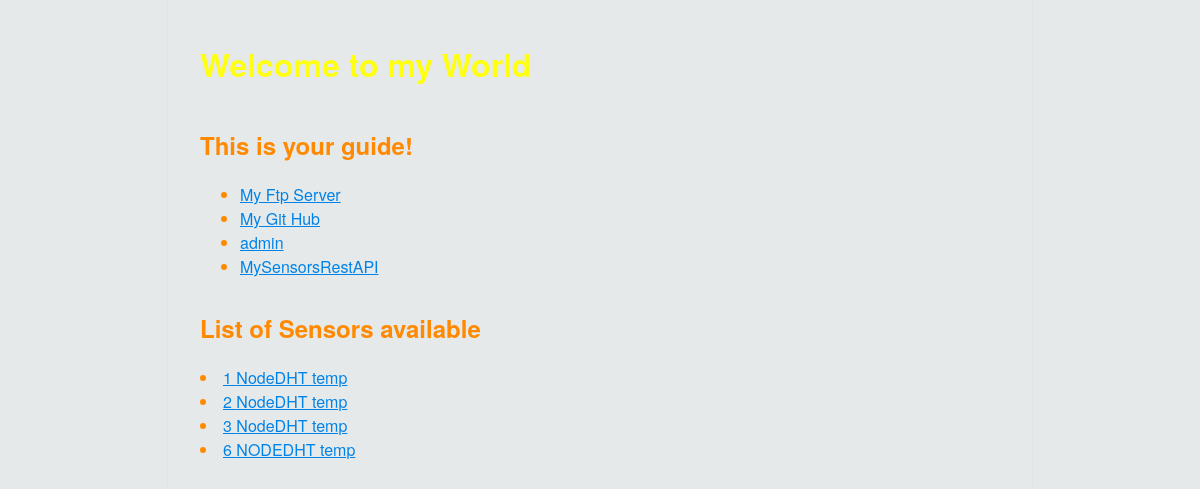
Before: / with the older database file.
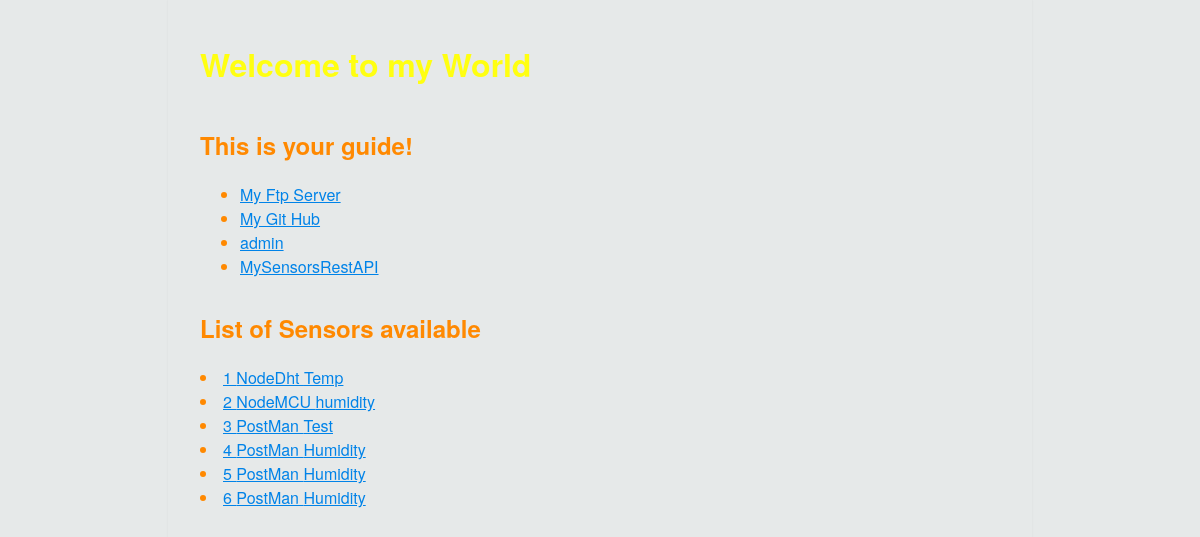
After: the same page with the newer database file.
### sensordata/models.py (models this page shows, shortened)
class Sensor(models.Model):
    created = models.DateTimeField(auto_now_add=True)
    sensorid = models.CharField(max_length=100, blank=False,default='')
    valType = models.CharField(max_length=100, blank=False,default='')
    senseVal = models.TextField()
    owner = models.ForeignKey('auth.User', related_name='sensors', on_delete=models.CASCADE)

### sensordata/views.py (the view)
# urls.py: url(r'^$',sensieview.index,name='index'),
def index(request):
    sensors = Sensor.objects.all()
    serializer = sensorSerializer(sensors, many=True)
    json1 = JSONRenderer().render(serializer.data)
    sensie = json.loads(json1)
    return render(request, 'sensorstats/index.html', {
        'sensors': sensie,
    })

### sensorstats/templates/sensorstats/index.html (shortened to what this page needs)
{% load staticfiles %}
<html>
<head>
    <link rel="stylesheet" href="{% static 'main.css' %}">
</head>
<body>
    <h1>
        <Blink>Welcome to my World</Blink>
    </h1>
    <h2>This is your guide!</h2>
    <ul>
        <li><a href="ftp://localhost">My Ftp Server</a></li>
        <li><a href="https://github.com/vibhorkhurana">My Git Hub</a></li>
        <li><a href="http://localhost:8000/admin">admin</a></li>
        <li><a href="http://localhost:8000/sensors">MySensorsRestAPI</a></li>
    </ul>
    <h2>List of Sensors available</h2>
    {% for sensor in sensors %} {% if sensor.sensorid != "" %}
    <li>
        <a href={% url 'sensors' sensor.id %}>{{sensor.id}} {{sensor.sensorid}} {{sensor.valType}} </a>
    </li>
    {% endif %} {% endfor %}
</body>
</html>

### sensorstats/static/main.css (style rules this page uses)
html { background: #e6e9e9; background-image: url("http://i2.cdn.cnn.com/cnnnext/dam/assets/150909155452-awards-season-2015-2016-background-full-169.jpg"); webkit-font-smoothing: auntialiased; }
body { box-shadow: 0 0 2px rgba(0, 0, 0, 0.06); color: #FF8901; font-family: "Helvetica Neue", Helvetica, Arial, sans-serif; font-size: 16px; line-height: 1.5; margin: 0 auto; max-width: 800px; padding: 2em 2em 4em; }
h1 { color: #FF1; font-weight: 900; line-height: 2.0; align-items: center }
h2 { margin-top: 1.3em; }
a { color: #0083e8; }

Changed rows visible on the page:
removed Sensor: id "1", sensorid "NodeDHT", valType "temp"
added Sensor: id "1", sensorid "NodeDht", valType "Temp"
changed Sensor id 2: sensorid "NodeDHT" → "NodeMCU"; valType "temp" → "humidity"
changed Sensor id 3: sensorid "NodeDHT" → "PostMan"; valType "temp" → "Test"
now on this page (row edited): Sensor: id "4", sensorid "PostMan", valType "Humidity"
now on this page (row edited): Sensor: id "5", sensorid "PostMan", valType "Humidity"
changed Sensor id 6: sensorid "NODEDHT" → "PostMan"; valType "temp" → "Humidity"
